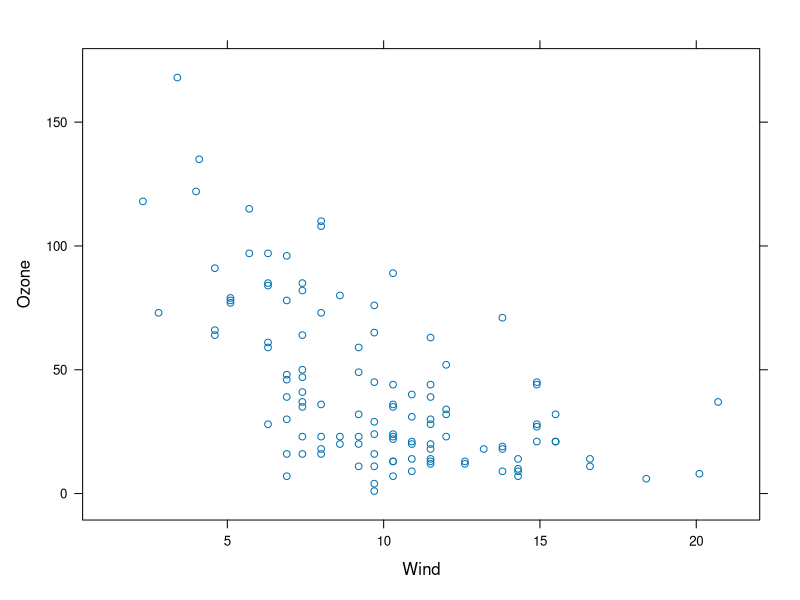
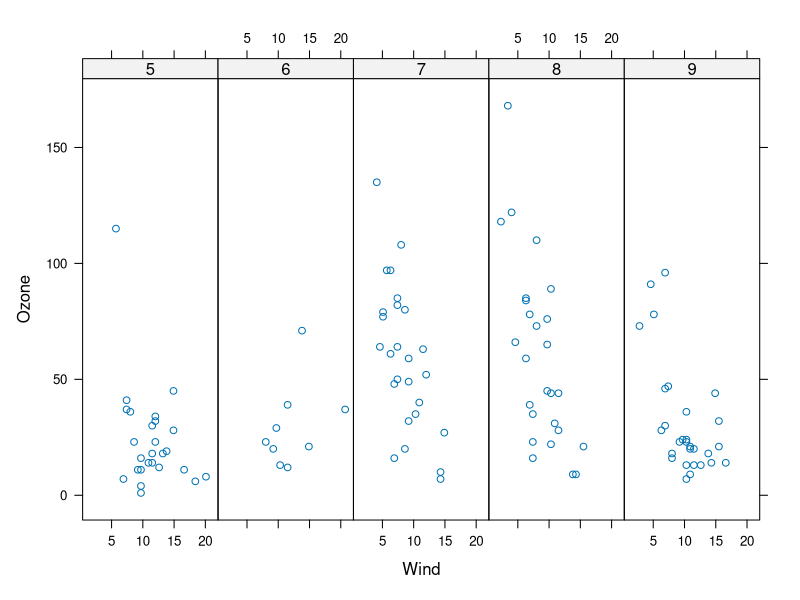
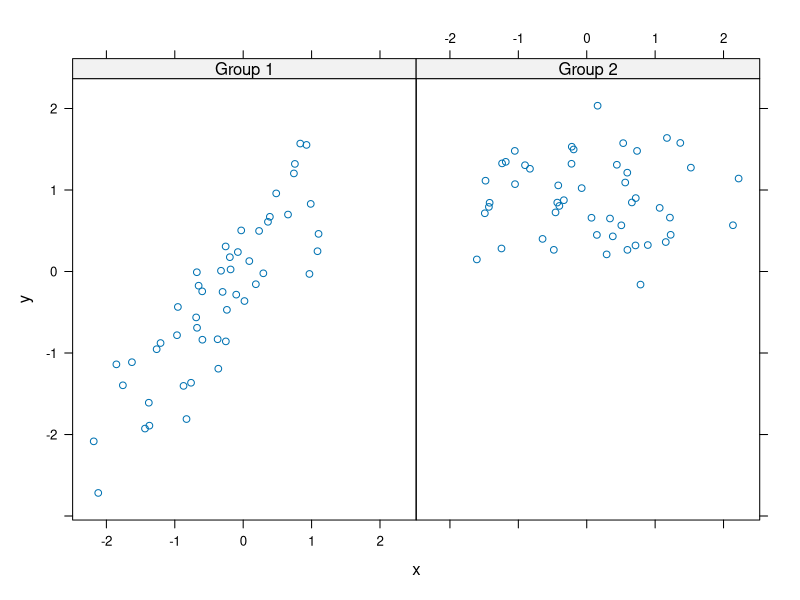
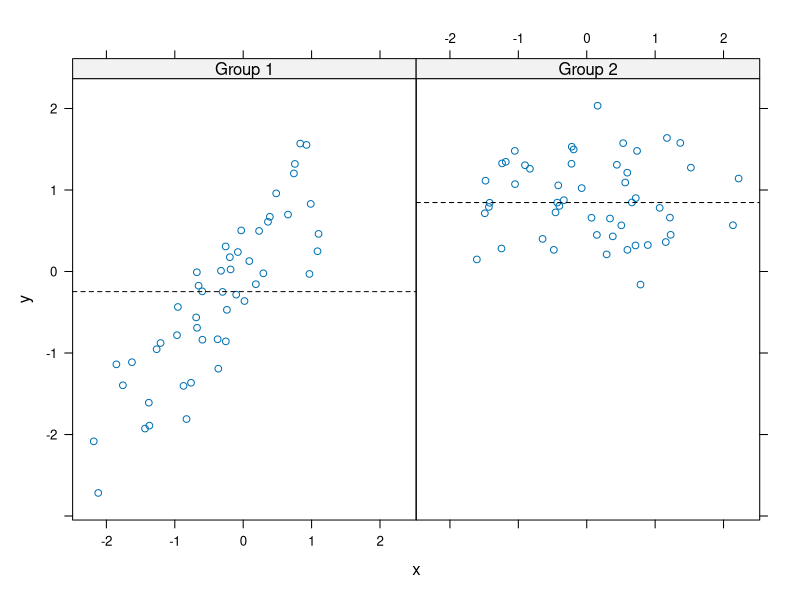
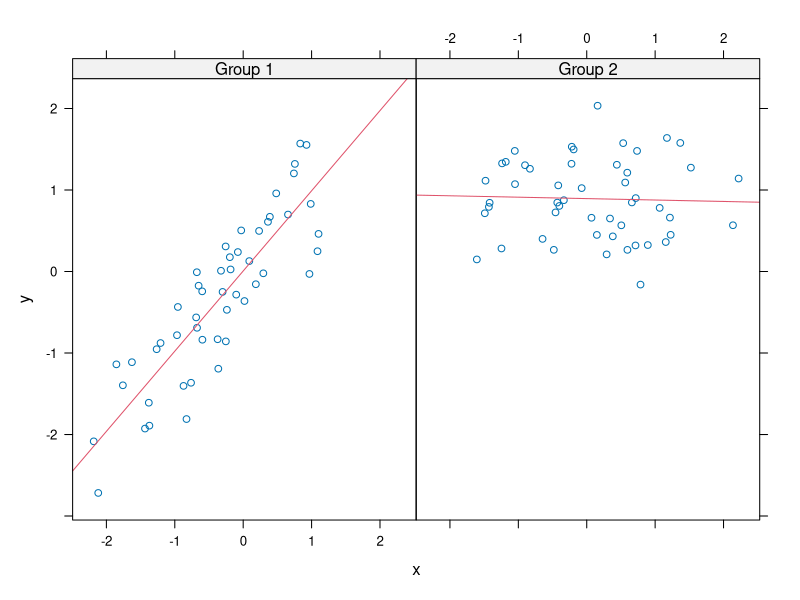
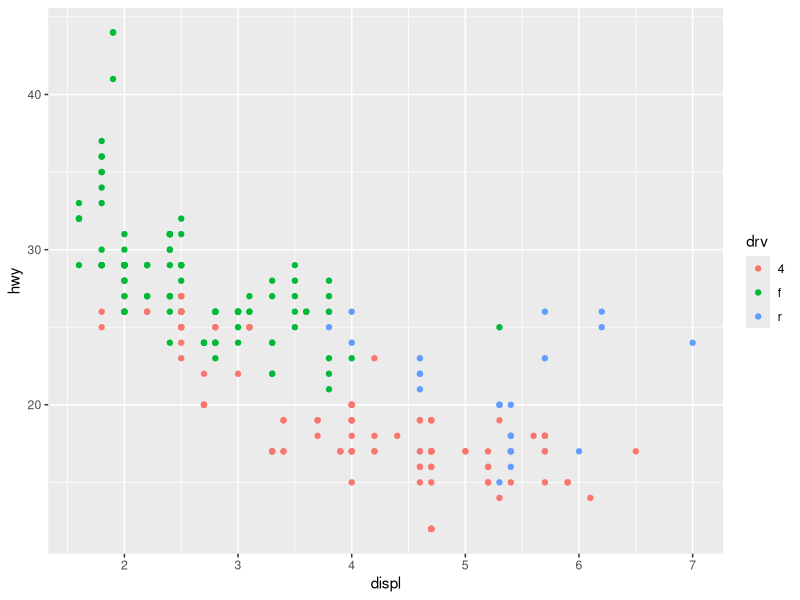
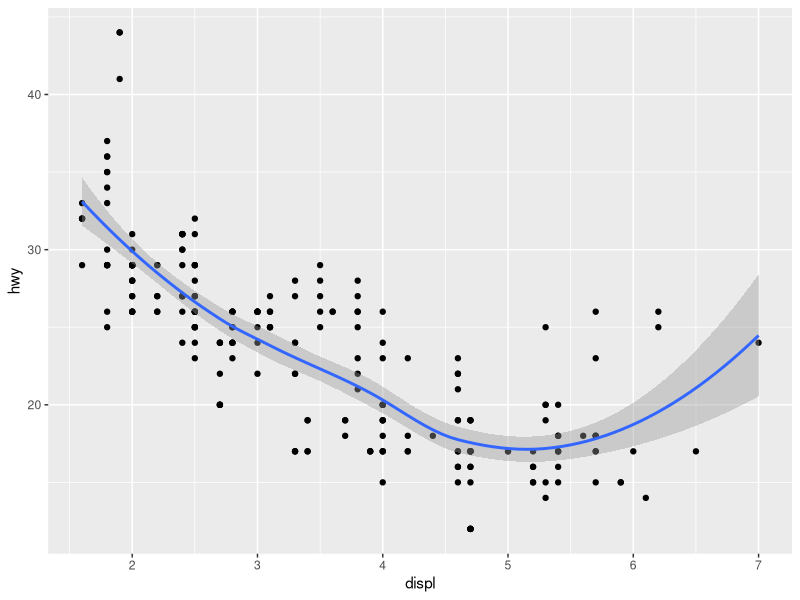
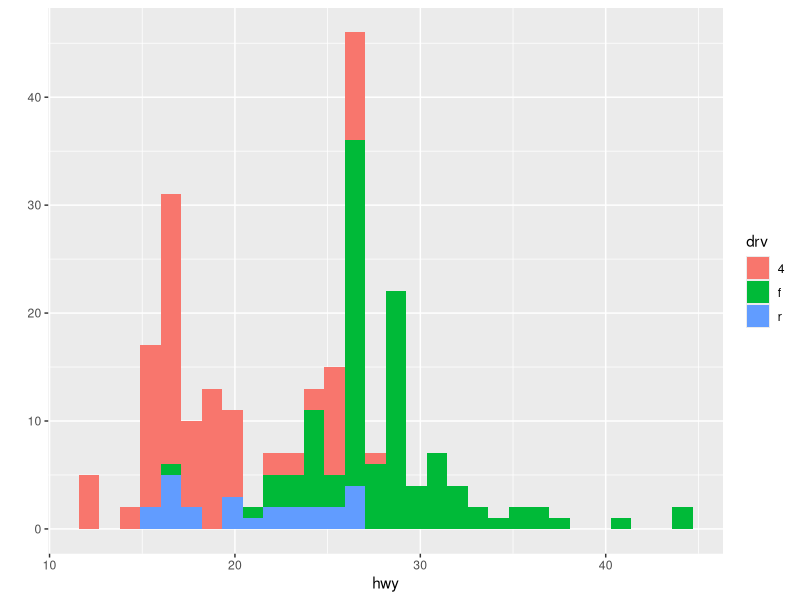

These charts were generated, in order, by the following R code: (Note: this script raises an error after producing the figures.)
library(lattice)
library(datasets)

xyplot(Ozone~Wind, data=airquality)

airquality <- transform(airquality, Month = factor(Month))
xyplot(Ozone~Wind|Month, data=airquality, layout =c(5,1))

set.seed(10)
x<-rnorm(100)
f <- rep(0:1, each =50)
y <- x+f-f*x+rnorm(100, sd=0.5)
f <- factor(f, label=c("Group 1", "Group 2"))
xyplot(y~x | f, layout =c(2,1))

xyplot(y~x | f, panel = function(x,y, ...){
  panel.xyplot(x,y, ...)
  panel.abline(h=median(y), lty=2)
})

xyplot(y~x | f, panel = function(x,y, ...){
  panel.xyplot(x,y, ...)
  panel.lmline(x,y, col=2)
})

library(ggplot2)
str(mpg)
mpg$manufacturer <- factor(mpg$manufacturer)
mpg$model <- factor(mpg$model)
mpg$trans <- factor(mpg$trans)
mpg$drv <- factor(mpg$drv)
qplot(displ, hwy, data=mpg, color =drv)
qplot(displ, hwy, data=mpg, geom = c("point", "smooth"))
qplot(hwy, data=mpg, fill=drv)
qplot(displ, hwy, data=mpg, facets=.~drv)
qplot(hwy, data=mpg, facets=drv~., binwidth=2)


install_from_swirl("Exploratory Data Analysis")



